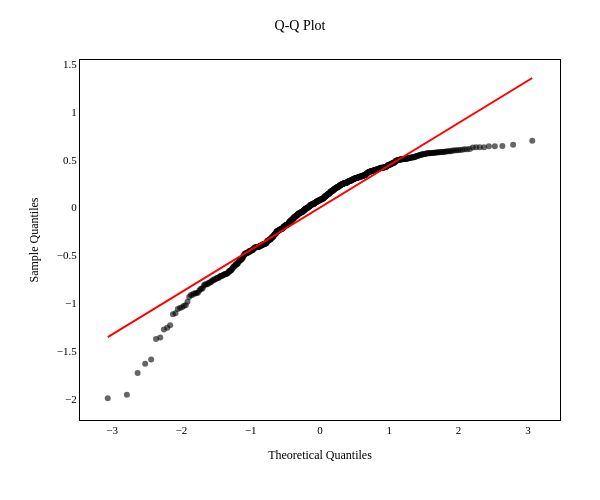

Notebook code cell kept with this figure:
### Code cell
full_qq_plot = plot_qq_residuals(full_model.resid)
full_qq_plot.write_image("results/figures/01_Q-Q_Plot_Full_Model_Primary_Norm.png", width=600, height=500, scale=3)
full_qq_plot.show()

### Figure 1 — Plotly figure (JSON) as saved in the notebook; plotly's stock layout.template omitted (floating-point values rounded to 4 significant figures; data arrays with more than 128 entries replaced by an {"elided": "..."} marker saying what was removed)
{"data": [{"marker": {"color": "black", "line": {"width": 0}, "opacity": 0.6, "size": 6}, "mode": "markers", "name": "Residuals", "showlegend": false, "type": "scatter", "x": {"elided": "632 float values"}, "y": {"elided": "632 float values"}}, {"line": {"color": "red", "dash": "solid", "width": 2}, "mode": "lines", "name": "Theoretical", "showlegend": false, "type": "scatter", "x": [-3.063, 3.063], "y": [-1.355, 1.355]}], "layout": {"height": 500, "margin": {"b": 80, "l": 80, "r": 40, "t": 60}, "paper_bgcolor": "white", "plot_bgcolor": "white", "title": {"font": {"color": "black", "family": "Times New Roman", "size": 14}, "text": "Q-Q Plot", "x": 0.5, "xanchor": "center"}, "width": 600, "xaxis": {"linecolor": "black", "linewidth": 1, "mirror": true, "showgrid": false, "showline": true, "tickfont": {"color": "black", "family": "Times New Roman", "size": 11}, "title": {"font": {"color": "black", "family": "Times New Roman", "size": 12}, "text": "Theoretical Quantiles"}, "zeroline": false}, "yaxis": {"linecolor": "black", "linewidth": 1, "mirror": true, "showgrid": false, "showline": true, "tickfont": {"color": "black", "family": "Times New Roman", "size": 11}, "title": {"font": {"color": "black", "family": "Times New Roman", "size": 12}, "text": "Sample Quantiles"}, "zeroline": false}}}
